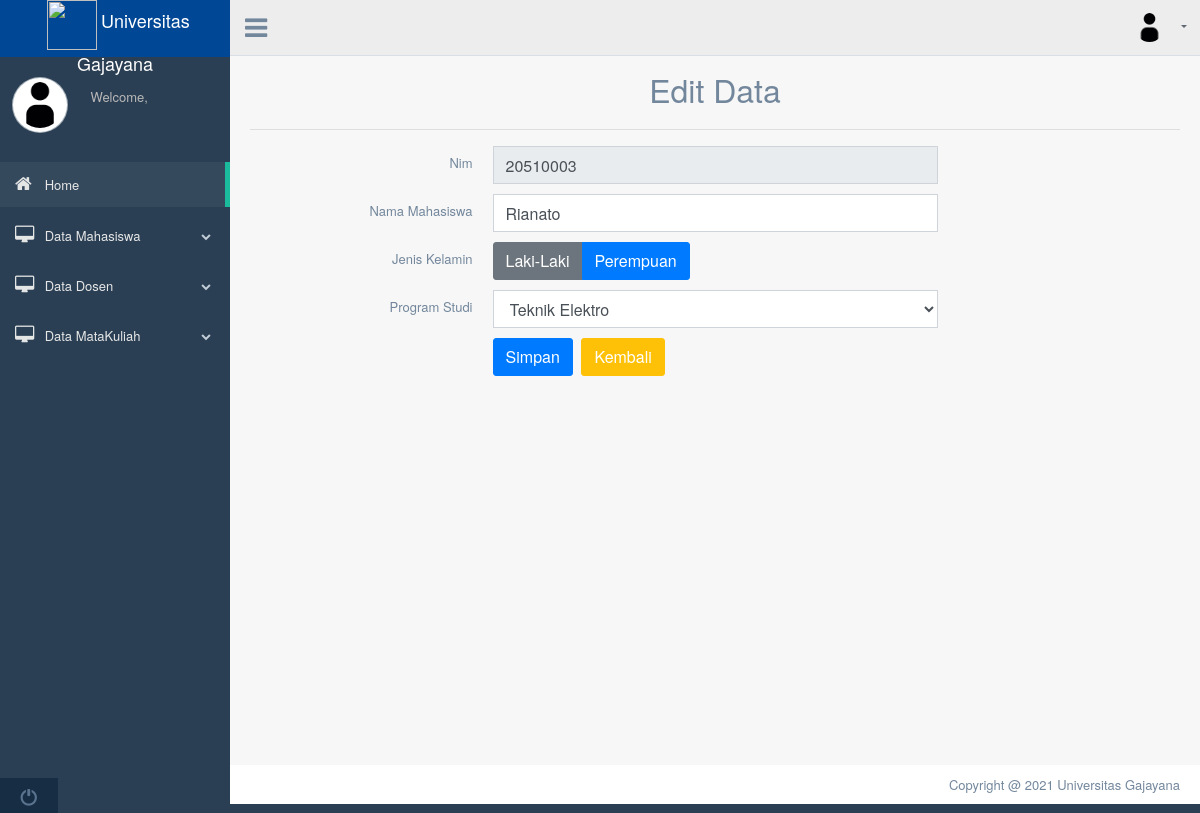
Page /index.php?page=edit_mhs&Nim=20510003 on the committed database.
### tables this page shows
CREATE TABLE `mahasiswa` (
  `Nim` int(10) NOT NULL,
  `Nama_Mhs` varchar(50) NOT NULL,
  `Jenis_Kelamin` varchar(50) NOT NULL,
  `Program_Studi` varchar(50) NOT NULL
);

### edit.php (the view, shortened to what this page needs)
<?php include('koneksi.php'); ?>
<div class="container" style="margin-top:20px">
	<center>
		<font size="6">Edit Data</font>
	</center>
	<hr>
	<?php
	if (isset($_GET['Nim'])) {
		$Nim = $_GET['Nim'];
		$select = mysqli_query($conn, "SELECT * FROM mahasiswa WHERE Nim='$Nim'") or die(mysqli_error($koneksi));
		if (mysqli_num_rows($select) == 0) {
			echo '<div class="alert alert-warning">ID tidak ada dalam database.</div>';
			exit();
		} else {
			$data = mysqli_fetch_assoc($select);
		}
	}
	?>
	<form action="index.php?page=edit_mhs&Nim=<?php echo $Nim; ?>" method="post">
		<div class="item form-group">
			<label class="col-form-label col-md-3 col-sm-3 label-align">Nim</label>
			<div class="col-md-6 col-sm-6">
				<input type="text" name="Nim" class="form-control" size="4" value="<?php echo $data['Nim']; ?>" readonly required>
			</div>
		</div>
		<div class="item form-group">
			<label class="col-form-label col-md-3 col-sm-3 label-align">Nama Mahasiswa</label>
			<div class="col-md-6 col-sm-6">
				<input type="text" name="Nama_Mhs" class="form-control" value="<?php echo $data['Nama_Mhs']; ?>" required>
			</div>
		</div>
		<div class="item form-group">
			<label class="col-form-label col-md-3 col-sm-3 label-align">Jenis Kelamin</label>
			<div class="col-md-6 col-sm-6 ">
				<div class="btn-group" data-toggle="buttons">
					<label class="btn btn-secondary" data-toggle-class="btn-primary" data-toggle-passive-class="btn-default">
						<input type="radio" class="join-btn" name="Jenis_Kelamin" value="Laki-Laki" <?php if ($data['Jenis_Kelamin'] == 'Laki-Laki') {
																										echo 'checked';
																									} ?> required>Laki-Laki
					</label>
					<label class="btn btn-primary" data-toggle-class="btn-primary" data-toggle-passive-class="btn-default">
						<input type="radio" class="join-btn" name="Jenis_Kelamin" value="Perempuan" <?php if ($data['Jenis_Kelamin'] == 'Perempuan') {
																										echo 'checked';
																									} ?> required>Perempuan
					</label>
				</div>
			</div>
		</div>
		<div class="item form-group">
			<label class="col-form-label col-md-3 col-sm-3 label-align">Program Studi</label>
			<div class="col-md-6 col-sm-6">
				<select name="Program_Studi" class="form-control" required>
					<option value="Teknik Elektro" <?php if ($data['Program_Studi'] == 'Teknik Elektro') {
														echo 'selected';
													} ?>>Teknik Elektro</option>
				</select>
			</div>
		</div>
		<div class="item form-group">
			<div class="col-md-6 col-sm-6 offset-md-3">
				<input type="submit" name="submit" class="btn btn-primary" value="Simpan">
				<a href="index.php?page=tampil_mhs" class="btn btn-warning">Kembali</a>
			</div>
		</div>
	</form>
</div>

### rows in the picture
mahasiswa: Nim "20510003", Nama_Mhs "Rianato", Program_Studi "Teknik Elektro"
